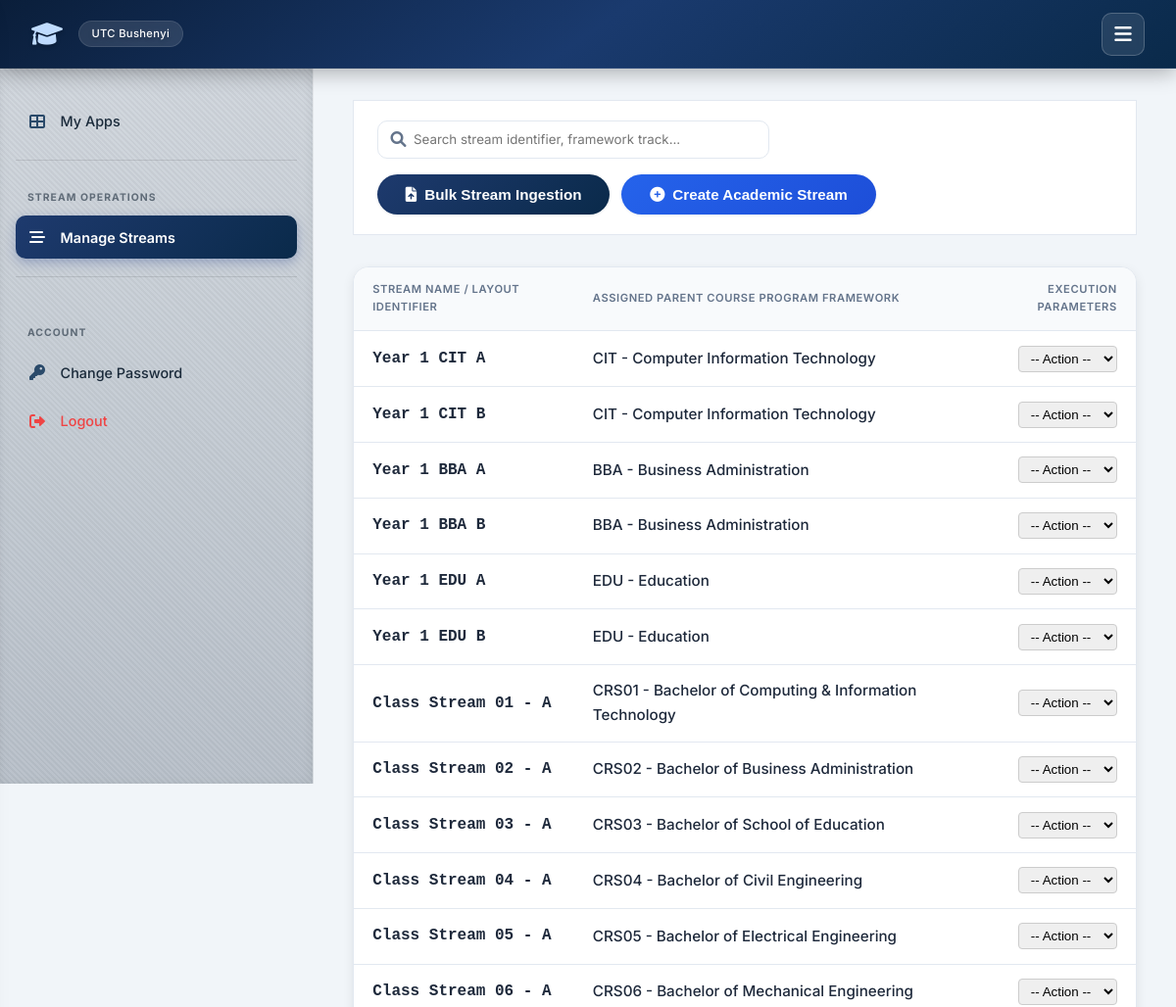
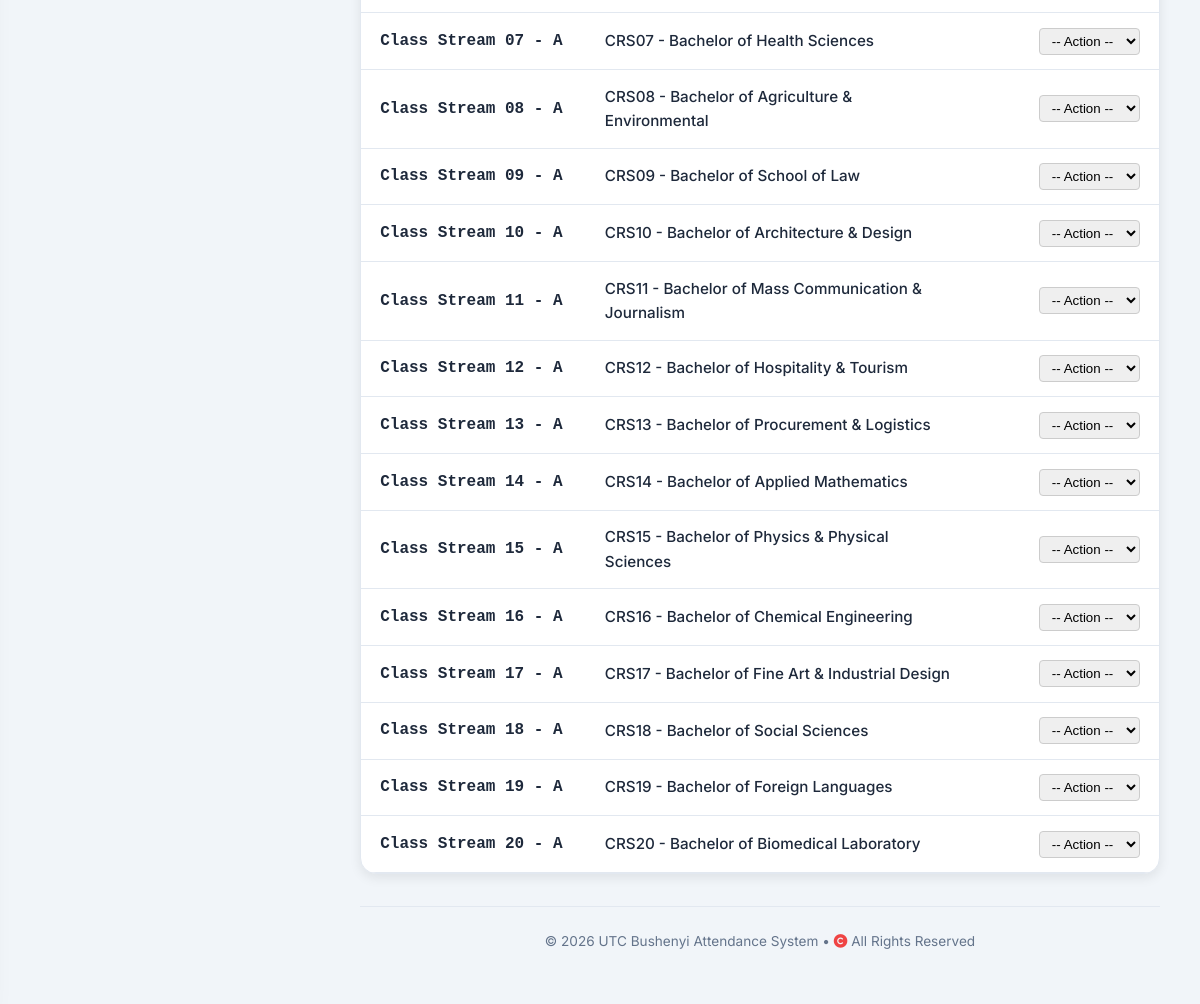
Page /management/streams/ (signed in) on the committed database (2 pictures, top to bottom).
### attendance/models.py (models this page shows, shortened)
class Stream(models.Model):
    name = models.CharField(max_length=100)
    course = models.ForeignKey(Course, on_delete=models.CASCADE, related_name='streams')

class Course(models.Model):
    code = models.CharField(max_length=20, primary_key=True)
    name = models.CharField(max_length=255)
    department = models.ForeignKey(Department, on_delete=models.SET_NULL, null=True, blank=True, related_name='courses')

### attendance/views_admin.py (the view, shortened to what this page needs)
# urls.py: path('management/streams/', views_admin.manage_streams, name='manage_streams'),
@login_required
@transaction.atomic
def manage_streams(request):
    if request.user.role != User.IS_ADMIN:
        return HttpResponse("Unauthorized", status=403)
    streams = Stream.objects.select_related('course').all()
    courses = Course.objects.all()
    return render(request, 'attendance/manage_streams.html', {
        'streams': streams,
        'courses': courses
    })

### templates/attendance/manage_streams.html (shortened to what this page needs)
{% extends 'attendance/base.html' %}
{% block content %}
{% block sidebar %}
{% include "attendance/sidebar.html" %}
{% endblock %}
<div class="page-header-actions">
    <div style="display: flex; gap: 1rem; align-items: center; flex: 1; flex-wrap: wrap;">
        <div style="position: relative; min-width: 260px; flex: 1; max-width: 400px;">
            <i class="fas fa-search" style="position: absolute; left: 0.85rem; top: 50%; transform: translateY(-50%); color: var(--text-muted);"></i>
            <input type="text" id="dashboardSearch" class="form-control" placeholder="Search stream identifier, framework track..." style="padding-left: 2.25rem;">
        </div>
    </div>
    <div class="action-group">
        <button class="btn btn-outline" onclick="location.href='{% url 'attendance:bulk_upload_streams' %}'">
            <i class="fas fa-file-upload"></i> Bulk Stream Ingestion
        </button>
        <button class="btn" id="openModalBtn" style="background: linear-gradient(135deg, #2563eb, #1d4ed8);">
            <i class="fas fa-plus-circle"></i> Create Academic Stream
        </button>
    </div>
</div>
<div class="card" style="padding:0; overflow:hidden;">
    <table class="table">
        <thead>
            <tr>
                <th>Stream Name / Layout Identifier</th>
                <th>Assigned Parent Course Program Framework</th>
                <th style="text-align: right;">Execution Parameters</th>
            </tr>
        </thead>
        <tbody id="streamsTableBody">
            {% for stream in streams %}
            <tr class="stream-row">
                <td><code style="font-size:1rem; font-weight:700; color:var(--text-main);">{{ stream.name }}</code></td>
                <td style="font-weight: 500;">{{ stream.course.code }} - {{ stream.course.name }}</td>
                <td style="text-align: right;">
                    <select onchange="handleAction(this, '{% url 'attendance:edit_stream' stream.id %}', '{% url 'attendance:delete_stream' stream.id %}')" style="padding: 4px 8px; border-radius: 4px; border: 1px solid #ccc; cursor: pointer;">
                        <option value="">-- Action --</option>
                    </select>
                </td>
            </tr>
            {% endfor %}
        </tbody>
    </table>
</div>
{% endblock %}

### static/style.css (style rules this page uses)
:root { --primary: #0f3b3e; --primary-dark: #0c4e6d ; --primary-light: #e6f4f1; --secondary: #2c6e6b; --accent: #3b82f6; --success: #10b981; --success-light: #d1fae5; --danger: #ef4444; --danger-light: #fee2e2; --warning: #f59e0b; --warning-light: #fef3c7; --info: #3b82f6; --info-light: #dbeafe; --bg-main: #f1f5f9; --surface: #ffffff; --surface-hover: #f8fafc; --text-main: #0f172a; --text-muted: #64748b; --border: #e2e8f0; --shadow-sm: 0 1px 3px rgba(0,0,0,0.06); --shadow: 0 4px 12px rgba(0,0,0,0.08); --shadow-lg: 0 10px 30px rgba(0,0,0,0.12); --radius: 16px; --radius-sm: 10px; --transition: all 0.25s cubic-bezier(0.4, 0, 0.2, 1); --font: 'Inter', -apple-system, BlinkMacSystemFont, 'Segoe UI', Roboto, Helvetica, Arial, sans-serif; --nav-height: 70px; --sidebar-width: 320px; }
* { box-sizing: border-box; margin: 0; padding: 0; }
body { font-family: var(--font); background: var(--bg-main); color: var(--text-main); line-height: 1.6; min-height: 100vh; display: flex; flex-direction: column; }
.card { background: var(--surface); border-radius: var(--radius); padding: 2rem; box-shadow: var(--shadow); border: 1px solid var(--border); transition: var(--transition); }
table { width: 100%; border-collapse: collapse; font-size: 0.95rem; }
th, td { padding: 0.9rem 1.2rem; text-align: left; border-bottom: 1px solid var(--border); }
th { background: #f8fafc; font-weight: 600; color: var(--text-muted); text-transform: uppercase; font-size: 0.7rem; letter-spacing: 0.05em; }
tbody tr { transition: var(--transition); }
.btn { display: inline-flex; align-items: center; justify-content: center; gap: 0.5rem; background: linear-gradient(135deg, var(--secondary), var(--primary)); color: #fff; padding: 0.75rem 1.8rem; border: none; border-radius: 50px; font-weight: 600; font-size: 0.95rem; cursor: pointer; transition: var(--transition); box-shadow: var(--shadow-sm); text-decoration: none; }
.btn-outline { background: transparent; border: 1px solid var(--border); color: var(--text-main); }

### templates/attendance/base.html (style rules this page uses)
:root { --primary: #0a2a4a; --primary-dark: #061e35; --primary-light: #e6eff9; --secondary: #1e3a6e; --accent: #3b82f6; --success: #3b82f6; --success-light: #dbeafe; --danger: #ef4444; --danger-light: #fee2e2; --warning: #f59e0b; --warning-light: #fef3c7; --info: #3b82f6; --info-light: #dbeafe; --bg-main: #f1f5f9; --surface: #ffffff; --surface-hover: #f8fafc; --text-main: #1e293b; --text-muted: #64748b; --border: #e2e8f0; --shadow-sm: 0 1px 3px rgba(0,0,0,0.06); --shadow: 0 4px 12px rgba(0,0,0,0.08); --shadow-lg: 0 10px 30px rgba(0,0,0,0.12); --radius: 16px; --radius-sm: 10px; --transition: all 0.25s cubic-bezier(0.4, 0, 0.2, 1); --font: 'Inter', -apple-system, BlinkMacSystemFont, 'Segoe UI', Roboto, Helvetica, Arial, sans-serif; --nav-height: 70px; }
* { box-sizing: border-box; margin: 0; padding: 0; }
body { font-family: var(--font); background: var(--bg-main); color: var(--text-main); line-height: 1.6; min-height: 100vh; display: flex; flex-direction: column; }
.card { background: var(--surface); border-radius: var(--radius); padding: 2rem; box-shadow: var(--shadow); border: 1px solid var(--border); transition: var(--transition); }
table { width: 100%; border-collapse: collapse; font-size: 0.95rem; }
th, td { padding: 0.9rem 1.2rem; text-align: left; border-bottom: 1px solid var(--border); }
th { background: #f8fafc; font-weight: 600; color: var(--text-muted); text-transform: uppercase; font-size: 0.7rem; letter-spacing: 0.05em; }
.btn { display: inline-flex; align-items: center; justify-content: center; gap: 0.5rem; background: linear-gradient(135deg, var(--secondary), var(--primary)); color: #fff; padding: 0.75rem 1.8rem; border: none; border-radius: 50px; font-weight: 600; font-size: 0.95rem; cursor: pointer; transition: var(--transition); box-shadow: var(--shadow-sm); text-decoration: none; }

### templates/attendance/sidebar.html (style rules this page uses)
:root { --sidebar-width: 320px; }

### templates/attendance/manage_streams.html (style rules this page uses)
.page-header-actions { display: flex; justify-content: space-between; align-items: center; margin-bottom: 2rem; flex-wrap: wrap; gap: 1rem; background: #ffffff; padding: 1.25rem 1.5rem; border-radius: var(--radius-md); border: 1px solid var(--border); }
.action-group { display: flex; gap: 0.75rem; align-items: center; }
.form-control { width: 100%; padding: 0.65rem 0.75rem; border: 1px solid var(--border); border-radius: var(--radius-sm); font-family: var(--font); }

### rows in the picture
Stream: name "Year 1 CIT A", course.code "CIT", course.name "Computer Information Technology"
Stream: name "Year 1 CIT B", course.code "CIT", course.name "Computer Information Technology"
Stream: name "Year 1 BBA A", course.code "BBA", course.name "Business Administration"
Stream: name "Year 1 BBA B", course.code "BBA", course.name "Business Administration"
Stream: name "Year 1 EDU A", course.code "EDU", course.name "Education"
Stream: name "Year 1 EDU B", course.code "EDU", course.name "Education"
Stream: name "Class Stream 01 - A", course.code "CRS01", course.name "Bachelor of Computing & Information Technology"
Stream: name "Class Stream 02 - A", course.code "CRS02", course.name "Bachelor of Business Administration"
Stream: name "Class Stream 03 - A", course.code "CRS03", course.name "Bachelor of School of Education"
Stream: name "Class Stream 04 - A", course.code "CRS04", course.name "Bachelor of Civil Engineering"
Stream: name "Class Stream 05 - A", course.code "CRS05", course.name "Bachelor of Electrical Engineering"
Stream: name "Class Stream 06 - A", course.code "CRS06", course.name "Bachelor of Mechanical Engineering"
Stream: name "Class Stream 07 - A", course.code "CRS07", course.name "Bachelor of Health Sciences"
Stream: name "Class Stream 08 - A", course.code "CRS08", course.name "Bachelor of Agriculture & Environmental"
Stream: name "Class Stream 09 - A", course.code "CRS09", course.name "Bachelor of School of Law"
Stream: name "Class Stream 10 - A", course.code "CRS10", course.name "Bachelor of Architecture & Design"
Stream: name "Class Stream 11 - A", course.code "CRS11", course.name "Bachelor of Mass Communication & Journalism"
Stream: name "Class Stream 12 - A", course.code "CRS12", course.name "Bachelor of Hospitality & Tourism"
Stream: name "Class Stream 13 - A", course.code "CRS13", course.name "Bachelor of Procurement & Logistics"
Stream: name "Class Stream 14 - A", course.code "CRS14", course.name "Bachelor of Applied Mathematics"
Stream: name "Class Stream 15 - A", course.code "CRS15", course.name "Bachelor of Physics & Physical Sciences"
Stream: name "Class Stream 16 - A", course.code "CRS16", course.name "Bachelor of Chemical Engineering"
Stream: name "Class Stream 17 - A", course.code "CRS17", course.name "Bachelor of Fine Art & Industrial Design"
Stream: name "Class Stream 18 - A", course.code "CRS18", course.name "Bachelor of Social Sciences"
Stream: name "Class Stream 19 - A", course.code "CRS19", course.name "Bachelor of Foreign Languages"
Stream: name "Class Stream 20 - A", course.code "CRS20", course.name "Bachelor of Biomedical Laboratory"
